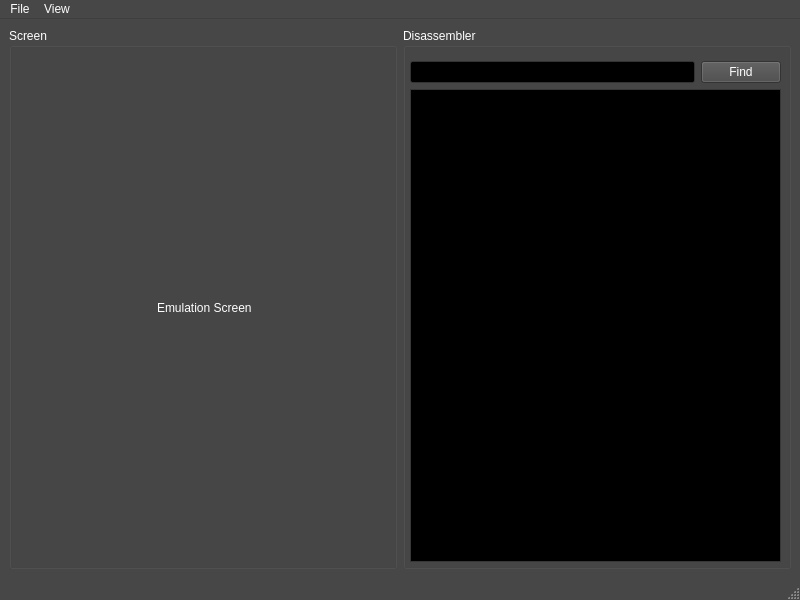
<?xml version="1.0" encoding="UTF-8"?>
<ui version="4.0">
 <class>MainWindow</class>
 <widget class="QMainWindow" name="MainWindow">
  <property name="geometry">
   <rect>
    <x>0</x>
    <y>0</y>
    <width>800</width>
    <height>600</height>
   </rect>
  </property>
  <property name="palette">
   <palette>
    <active>
     <colorrole role="WindowText">
      <brush brushstyle="SolidPattern">
       <color alpha="255">
        <red>255</red>
        <green>255</green>
        <blue>255</blue>
       </color>
      </brush>
     </colorrole>
     <colorrole role="Button">
      <brush brushstyle="SolidPattern">
       <color alpha="255">
        <red>71</red>
        <green>71</green>
        <blue>71</blue>
       </color>
      </brush>
     </colorrole>
     <colorrole role="Light">
      <brush brushstyle="SolidPattern">
       <color alpha="255">
        <red>106</red>
        <green>106</green>
        <blue>106</blue>
       </color>
      </brush>
     </colorrole>
     <colorrole role="Midlight">
      <brush brushstyle="SolidPattern">
       <color alpha="255">
        <red>88</red>
        <green>88</green>
        <blue>88</blue>
       </color>
      </brush>
     </colorrole>
     <colorrole role="Dark">
      <brush brushstyle="SolidPattern">
       <color alpha="255">
        <red>35</red>
        <green>35</green>
        <blue>35</blue>
       </color>
      </brush>
     </colorrole>
     <colorrole role="Mid">
      <brush brushstyle="SolidPattern">
       <color alpha="255">
        <red>47</red>
        <green>47</green>
        <blue>47</blue>
       </color>
      </brush>
     </colorrole>
     <colorrole role="Text">
      <brush brushstyle="SolidPattern">
       <color alpha="255">
        <red>255</red>
        <green>255</green>
        <blue>255</blue>
       </color>
      </brush>
     </colorrole>
     <colorrole role="BrightText">
      <brush brushstyle="SolidPattern">
       <color alpha="255">
        <red>255</red>
        <green>255</green>
        <blue>255</blue>
       </color>
      </brush>
     </colorrole>
     <colorrole role="ButtonText">
      <brush brushstyle="SolidPattern">
       <color alpha="255">
        <red>255</red>
        <green>255</green>
        <blue>255</blue>
       </color>
      </brush>
     </colorrole>
     <colorrole role="Base">
      <brush brushstyle="SolidPattern">
       <color alpha="255">
        <red>0</red>
        <green>0</green>
        <blue>0</blue>
       </color>
      </brush>
     </colorrole>
     <colorrole role="Window">
      <brush brushstyle="SolidPattern">
       <color alpha="255">
        <red>71</red>
        <green>71</green>
        <blue>71</blue>
       </color>
      </brush>
     </colorrole>
     <colorrole role="Shadow">
      <brush brushstyle="SolidPattern">
       <color alpha="255">
        <red>0</red>
        <green>0</green>
        <blue>0</blue>
       </color>
      </brush>
     </colorrole>
     <colorrole role="AlternateBase">
      <brush brushstyle="SolidPattern">
       <color alpha="255">
        <red>35</red>
        <green>35</green>
        <blue>35</blue>
       </color>
      </brush>
     </colorrole>
     <colorrole role="ToolTipBase">
      <brush brushstyle="SolidPattern">
       <color alpha="255">
        <red>255</red>
        <green>255</green>
        <blue>220</blue>
       </color>
      </brush>
     </colorrole>
     <colorrole role="ToolTipText">
      <brush brushstyle="SolidPattern">
       <color alpha="255">
        <red>0</red>
        <green>0</green>
        <blue>0</blue>
       </color>
      </brush>
     </colorrole>
     <colorrole role="PlaceholderText">
      <brush brushstyle="SolidPattern">
       <color alpha="127">
        <red>255</red>
        <green>255</green>
        <blue>255</blue>
       </color>
      </brush>
     </colorrole>
     <colorrole role="Accent">
      <brush brushstyle="SolidPattern">
       <color alpha="255">
        <red>0</red>
        <green>0</green>
        <blue>0</blue>
       </color>
      </brush>
     </colorrole>
    </active>
    <inactive>
     <colorrole role="WindowText">
      <brush brushstyle="SolidPattern">
       <color alpha="255">
        <red>255</red>
        <green>255</green>
        <blue>255</blue>
       </color>
      </brush>
     </colorrole>
     <colorrole role="Button">
      <brush brushstyle="SolidPattern">
       <color alpha="255">
        <red>71</red>
        <green>71</green>
        <blue>71</blue>
       </color>
      </brush>
     </colorrole>
     <colorrole role="Light">
      <brush brushstyle="SolidPattern">
       <color alpha="255">
        <red>106</red>
        <green>106</green>
        <blue>106</blue>
       </color>
      </brush>
     </colorrole>
     <colorrole role="Midlight">
      <brush brushstyle="SolidPattern">
       <color alpha="255">
        <red>88</red>
        <green>88</green>
        <blue>88</blue>
       </color>
      </brush>
     </colorrole>
     <colorrole role="Dark">
      <brush brushstyle="SolidPattern">
       <color alpha="255">
        <red>35</red>
        <green>35</green>
        <blue>35</blue>
       </color>
      </brush>
     </colorrole>
     <colorrole role="Mid">
      <brush brushstyle="SolidPattern">
       <color alpha="255">
        <red>47</red>
        <green>47</green>
        <blue>47</blue>
       </color>
      </brush>
     </colorrole>
     <colorrole role="Text">
      <brush brushstyle="SolidPattern">
       <color alpha="255">
        <red>255</red>
        <green>255</green>
        <blue>255</blue>
       </color>
      </brush>
     </colorrole>
     <colorrole role="BrightText">
      <brush brushstyle="SolidPattern">
       <color alpha="255">
        <red>255</red>
        <green>255</green>
        <blue>255</blue>
       </color>
      </brush>
     </colorrole>
     <colorrole role="ButtonText">
      <brush brushstyle="SolidPattern">
       <color alpha="255">
        <red>255</red>
        <green>255</green>
        <blue>255</blue>
       </color>
      </brush>
     </colorrole>
     <colorrole role="Base">
      <brush brushstyle="SolidPattern">
       <color alpha="255">
        <red>0</red>
        <green>0</green>
        <blue>0</blue>
       </color>
      </brush>
     </colorrole>
     <colorrole role="Window">
      <brush brushstyle="SolidPattern">
       <color alpha="255">
        <red>71</red>
        <green>71</green>
        <blue>71</blue>
       </color>
      </brush>
     </colorrole>
     <colorrole role="Shadow">
      <brush brushstyle="SolidPattern">
       <color alpha="255">
        <red>0</red>
        <green>0</green>
        <blue>0</blue>
       </color>
      </brush>
     </colorrole>
     <colorrole role="AlternateBase">
      <brush brushstyle="SolidPattern">
       <color alpha="255">
        <red>35</red>
        <green>35</green>
        <blue>35</blue>
       </color>
      </brush>
     </colorrole>
     <colorrole role="ToolTipBase">
      <brush brushstyle="SolidPattern">
       <color alpha="255">
        <red>255</red>
        <green>255</green>
        <blue>220</blue>
       </color>
      </brush>
     </colorrole>
     <colorrole role="ToolTipText">
      <brush brushstyle="SolidPattern">
       <color alpha="255">
        <red>0</red>
        <green>0</green>
        <blue>0</blue>
       </color>
      </brush>
     </colorrole>
     <colorrole role="PlaceholderText">
      <brush brushstyle="SolidPattern">
       <color alpha="127">
        <red>255</red>
        <green>255</green>
        <blue>255</blue>
       </color>
      </brush>
     </colorrole>
     <colorrole role="Accent">
      <brush brushstyle="SolidPattern">
       <color alpha="255">
        <red>0</red>
        <green>0</green>
        <blue>0</blue>
       </color>
      </brush>
     </colorrole>
    </inactive>
    <disabled>
     <colorrole role="WindowText">
      <brush brushstyle="SolidPattern">
       <color alpha="255">
        <red>35</red>
        <green>35</green>
        <blue>35</blue>
       </color>
      </brush>
     </colorrole>
     <colorrole role="Button">
      <brush brushstyle="SolidPattern">
       <color alpha="255">
        <red>71</red>
        <green>71</green>
        <blue>71</blue>
       </color>
      </brush>
     </colorrole>
     <colorrole role="Light">
      <brush brushstyle="SolidPattern">
       <color alpha="255">
        <red>106</red>
        <green>106</green>
        <blue>106</blue>
       </color>
      </brush>
     </colorrole>
     <colorrole role="Midlight">
      <brush brushstyle="SolidPattern">
       <color alpha="255">
        <red>88</red>
        <green>88</green>
        <blue>88</blue>
       </color>
      </brush>
     </colorrole>
     <colorrole role="Dark">
      <brush brushstyle="SolidPattern">
       <color alpha="255">
        <red>35</red>
        <green>35</green>
        <blue>35</blue>
       </color>
      </brush>
     </colorrole>
     <colorrole role="Mid">
      <brush brushstyle="SolidPattern">
       <color alpha="255">
        <red>47</red>
        <green>47</green>
        <blue>47</blue>
       </color>
      </brush>
     </colorrole>
     <colorrole role="Text">
      <brush brushstyle="SolidPattern">
       <color alpha="255">
        <red>35</red>
        <green>35</green>
        <blue>35</blue>
       </color>
      </brush>
     </colorrole>
     <colorrole role="BrightText">
      <brush brushstyle="SolidPattern">
       <color alpha="255">
        <red>255</red>
        <green>255</green>
        <blue>255</blue>
       </color>
      </brush>
     </colorrole>
     <colorrole role="ButtonText">
      <brush brushstyle="SolidPattern">
       <color alpha="255">
        <red>35</red>
        <green>35</green>
        <blue>35</blue>
       </color>
      </brush>
     </colorrole>
     <colorrole role="Base">
      <brush brushstyle="SolidPattern">
       <color alpha="255">
        <red>71</red>
        <green>71</green>
        <blue>71</blue>
       </color>
      </brush>
     </colorrole>
     <colorrole role="Window">
      <brush brushstyle="SolidPattern">
       <color alpha="255">
        <red>71</red>
        <green>71</green>
        <blue>71</blue>
       </color>
      </brush>
     </colorrole>
     <colorrole role="Shadow">
      <brush brushstyle="SolidPattern">
       <color alpha="255">
        <red>0</red>
        <green>0</green>
        <blue>0</blue>
       </color>
      </brush>
     </colorrole>
     <colorrole role="AlternateBase">
      <brush brushstyle="SolidPattern">
       <color alpha="255">
        <red>71</red>
        <green>71</green>
        <blue>71</blue>
       </color>
      </brush>
     </colorrole>
     <colorrole role="ToolTipBase">
      <brush brushstyle="SolidPattern">
       <color alpha="255">
        <red>255</red>
        <green>255</green>
        <blue>220</blue>
       </color>
      </brush>
     </colorrole>
     <colorrole role="ToolTipText">
      <brush brushstyle="SolidPattern">
       <color alpha="255">
        <red>0</red>
        <green>0</green>
        <blue>0</blue>
       </color>
      </brush>
     </colorrole>
     <colorrole role="PlaceholderText">
      <brush brushstyle="SolidPattern">
       <color alpha="127">
        <red>35</red>
        <green>35</green>
        <blue>35</blue>
       </color>
      </brush>
     </colorrole>
     <colorrole role="Accent">
      <brush brushstyle="SolidPattern">
       <color alpha="255">
        <red>50</red>
        <green>50</green>
        <blue>50</blue>
       </color>
      </brush>
     </colorrole>
    </disabled>
   </palette>
  </property>
  <property name="windowTitle">
   <string>MainWindow</string>
  </property>
  <widget class="QWidget" name="centralwidget">
   <layout class="QGridLayout" name="gridLayout">
    <item row="1" column="0">
     <widget class="QGroupBox" name="groupBox">
      <property name="title">
       <string>Screen</string>
      </property>
      <widget class="QWidget" name="verticalLayoutWidget_2">
       <property name="geometry">
        <rect>
         <x>10</x>
         <y>30</y>
         <width>371</width>
         <height>501</height>
        </rect>
       </property>
       <layout class="QVBoxLayout" name="verticalLayout_2">
        <item alignment="Qt::AlignmentFlag::AlignHCenter|Qt::AlignmentFlag::AlignVCenter">
         <widget class="QLabel" name="label">
          <property name="text">
           <string>Emulation Screen</string>
          </property>
         </widget>
        </item>
       </layout>
      </widget>
     </widget>
    </item>
    <item row="1" column="1">
     <widget class="QGroupBox" name="groupBox_2">
      <property name="title">
       <string>Disassembler</string>
      </property>
      <widget class="QWidget" name="verticalLayoutWidget">
       <property name="geometry">
        <rect>
         <x>7</x>
         <y>33</y>
         <width>371</width>
         <height>501</height>
        </rect>
       </property>
       <layout class="QVBoxLayout" name="verticalLayout">
        <item>
         <layout class="QHBoxLayout" name="horizontalLayout">
          <item>
           <widget class="QLineEdit" name="lineEdit"/>
          </item>
          <item>
           <widget class="QPushButton" name="pushButton">
            <property name="text">
             <string>Find</string>
            </property>
           </widget>
          </item>
         </layout>
        </item>
        <item>
         <widget class="QPlainTextEdit" name="plainTextEdit">
          <property name="readOnly">
           <bool>true</bool>
          </property>
         </widget>
        </item>
       </layout>
      </widget>
     </widget>
    </item>
   </layout>
  </widget>
  <widget class="QMenuBar" name="menubar">
   <property name="geometry">
    <rect>
     <x>0</x>
     <y>0</y>
     <width>800</width>
     <height>19</height>
    </rect>
   </property>
   <widget class="QMenu" name="menuLoad">
    <property name="title">
     <string>File</string>
    </property>
    <addaction name="actionLoad"/>
   </widget>
   <widget class="QMenu" name="menuView">
    <property name="title">
     <string>View</string>
    </property>
    <addaction name="actionDissassembler"/>
   </widget>
   <addaction name="menuLoad"/>
   <addaction name="menuView"/>
  </widget>
  <widget class="QStatusBar" name="statusbar"/>
  <action name="actionLoad">
   <property name="text">
    <string>Load</string>
   </property>
  </action>
  <action name="actionDissassembler">
   <property name="checkable">
    <bool>true</bool>
   </property>
   <property name="text">
    <string>Dissassembler</string>
   </property>
   <property name="toolTip">
    <string>Turns on Dissassembler view</string>
   </property>
   <property name="menuRole">
    <enum>QAction::MenuRole::ApplicationSpecificRole</enum>
   </property>
  </action>
 </widget>
 <resources/>
 <connections/>
</ui>
